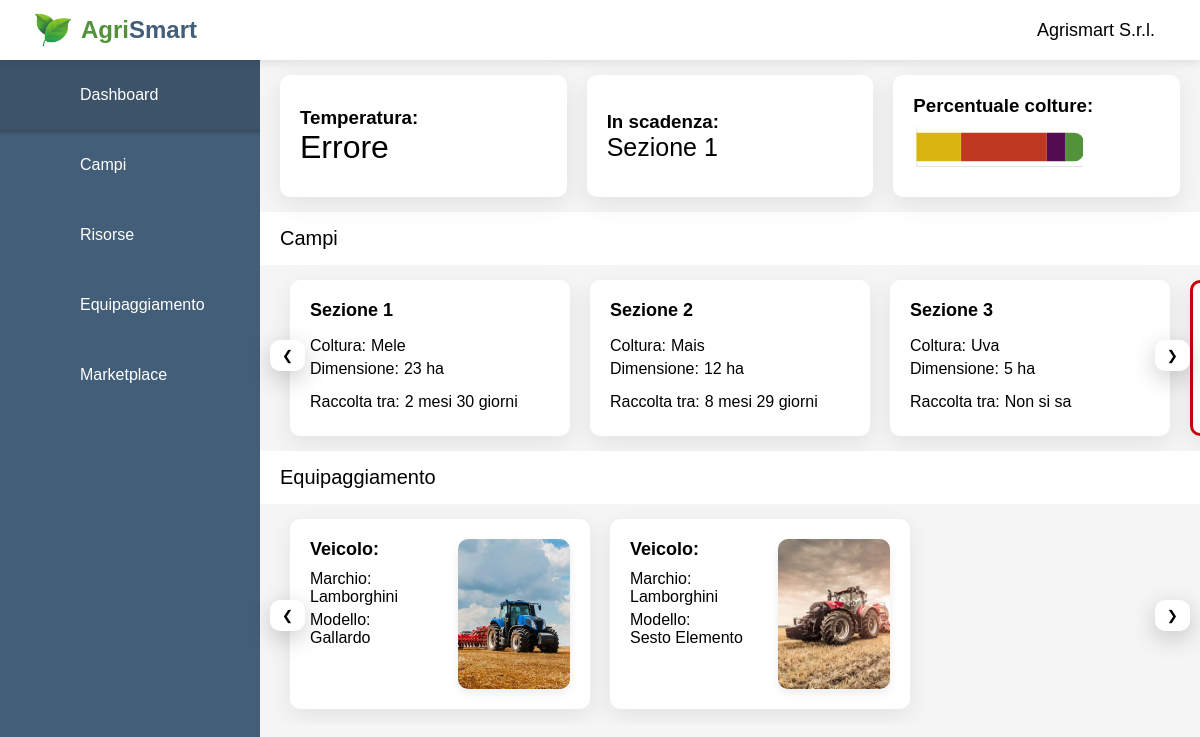
The app's page /agrismart/dashboard/dashboard.php (signed in) with its own data.
### tables this page shows
CREATE TABLE `campi` (
  `id_campo` int(11) NOT NULL,
  `nome_campo` varchar(255) NOT NULL,
  `coltura` varchar(255) NOT NULL,
  `dimensione` int(11) NOT NULL,
  `data_semina` date NOT NULL DEFAULT current_timestamp(),
  `data_raccolta` date DEFAULT NULL,
  `id_utente` int(11) NOT NULL
);

CREATE TABLE `veicoli` (
  `id_veicolo` int(11) NOT NULL,
  `marchio` varchar(100) NOT NULL,
  `modello` varchar(100) NOT NULL,
  `potenza` int(11) NOT NULL,
  `data_acquisto` date NOT NULL,
  `data_revisione` date NOT NULL,
  `percorso_img` varchar(255) NOT NULL,
  `id_utente` int(11) NOT NULL
);

### agrismart/dashboard/dashboard.php (the view, shortened to what this page needs)
<?php
    require_once "../main-page/scripts/database.php";
    $colture = [
        "Mais" => 0,
        "Pomodori" => 0,
        "Grano" => 0,
        "Mele" => 0,
        "Arance" => 0,
        "Patate" => 0,
        "Uva" => 0,
        "Pere" => 0,
        "Peperoni" => 0,
        "Piselli" => 0,
    ];
?>
<!DOCTYPE html>
<html lang="en">
<head>
    <link rel="stylesheet" href="https://atugatran.github.io/FontAwesome6Pro/css/all.min.css" >
    <link rel="stylesheet" href="styles/style_dashboard.css">
</head>
<body>
    <div class="container">
        <div class="topbar">
            <div class="topbar-logo">
                <a id="topbar-link-logo" href="dashboard.php">
                    <img src="/agrismart/img/leaf.png">
                    <h2 style="color: #52923a;">Agri</h2>
                    <h2 style="color: #435e78;">Smart</h2>
                </a>
            </div>
            <div class="topbar-session">
                <h3 id="topbar-farm-name"><?php echo $_SESSION['nomeAzienda']?></h3>
                <a href="scripts/logout.php"><button id="topbar-logout-btn"><i class='fa-regular fa-arrow-right-from-bracket'></i></button></a>
            </div>
        </div>
        <div class="sidebar">
            <div class="sidebar-button" id="sidebar-dashboard-button">
                <a href="dashboard.php">
                    <div>Dashboard</div>
                </a>
            </div>
            <div class="sidebar-button" id="sidebar-fields-button">
                <a href="fields.php">
                    <div>Campi</div>
                </a>
            </div>
            <div class="sidebar-button" id="sidebar-resources-button">
                <a href="resources.php">
                    <div>Risorse</div>
                </a>
            </div>
            <div class="sidebar-button" id="sidebar-equip-button">
                <a href="equip.php">
                    <div>Equipaggiamento</div>
                </a>
            </div>
            <div class="sidebar-button" id="sidebar-market-button">
                <a href="market.php">
                    <div>Marketplace</div>
                </a>
            </div>
        </div>
        <div class="main">
            <div class="upbar">
                <div class="cards upbar-cards">
                    <div class="card" id="temp-card">
                        <div class="card-content">
                            <h3 class="card-name">Temperatura:</h3>
                            <div class="number" id="temp-num">
                            </div>
                        </div>
                    </div>
                    <div class="card" id="exp-card">
                        <div class="card-content">
                            <h3 class="card-name">In scadenza:</h3>
                            <div class="exp-num" id="exp-num">
                                <?php
                                    $sql = "SELECT * FROM campi WHERE id_utente = ?";
                                    $stmt = mysqli_stmt_init($conn);
                                    $campo_prossimo = null;
                                    $total_ettari = 0;
                                    if (mysqli_stmt_prepare($stmt, $sql)) {
                                        mysqli_stmt_bind_param($stmt, "i", $_SESSION["idUtente"]);
                                        mysqli_stmt_execute($stmt);
                                        $result = mysqli_stmt_get_result($stmt);
                                        if ($result->num_rows > 0) {
                                            while ($row = $result->fetch_assoc()) {
                                                $coltura = $row["coltura"];
                                                $ettari = (float)$row["dimensione"];
                                                if (array_key_exists($coltura, $colture)) {
                                                    $colture[$coltura] += $ettari;
                                                    $total_ettari += $ettari;
                                                }
                                                $data_raccolta = new DateTime($row["data_raccolta"]);
                                                $data_corrente = new DateTime();
                                                if ($data_raccolta >= $data_corrente) {
                                                    if ($campo_prossimo === null || $data_raccolta < new DateTime($campo_prossimo["data_raccolta"])) {
                                                        $campo_prossimo = $row;
                                                    }
                                                }
                                            }
                                            if ($campo_prossimo) {
                                                echo $campo_prossimo["nome_campo"];
                                            } else {
                                                echo "Nessun campo";
                                            }
                                        } else {
                                            echo "Nessun campo";
                                        }
                                    }
                                ?>
                            </div>
                        </div>
                    </div>
                    <div class="card" id="colture-card">
                        <div class="card-content">
                            <h3 class="card-name">Percentuale colture:</h3>
                            <?php
                            $percentuali = [];
                            if ($total_ettari > 0) {
                                foreach ($colture as $nome_coltura => $totale_ettari) {
                                    $percentuali[$nome_coltura] = ($totale_ettari / $total_ettari) * 100;
                                }
                            }
                            ?>
                            <canvas id="myChart"></canvas>
                        </div>
                    </div>
                </div>
            </div>
            <div class="bar">
                <div class="fields-bar">
                    <div class="title">Campi</div>
                    <div class="slider">
                        <div class="cards fields-cards">
                        <?php
                        $sql = "SELECT * FROM campi WHERE id_utente = ?";
                        $stmt = mysqli_stmt_init($conn);
                        if (mysqli_stmt_prepare($stmt, $sql)) {
                            mysqli_stmt_bind_param($stmt, "i", $_SESSION["idUtente"]);
                            mysqli_stmt_execute($stmt);
                            $result = mysqli_stmt_get_result($stmt);
                            require_once "scripts/icons.php";
                            $numRow=0;
                            while ($row = mysqli_fetch_assoc($result)) {
                                $numRow++;
                                $iconClass = isset($icons[$row["coltura"]]) ? $icons[$row["coltura"]] : "fa fa-leaf";
                                $dataRaccolta = DateTime::createFromFormat('Y-m-d', $row["data_raccolta"]);
                                $scaduto = false;
                                if ($dataRaccolta) {
                                    $dataAttuale = new DateTime();
                                    $differenza = $dataAttuale->diff($dataRaccolta);
                                    if ($differenza->invert) {
                                        $scaduto = true;
                                    }
                                }
                                $scadutoClass = $scaduto ? 'scaduto' : '';
                                echo "<div class='card $scadutoClass'>" .
                                        "<div class='card-name'>".$row["nome_campo"] ."</div>" .
                                        "<i" . $iconClass ."></i>" .
                                        "<div class='card-content'>" .
                                            "<div class='card-label'><div class='card-title-label'>Coltura:</div>" . $row["coltura"] ."</div>" .
                                            "<div class='card-label'><div class='card-title-label'>Dimensione:</div>" . $row["dimensione"] . ' ha'. "</div>" .
                                            "<div class='card-label' style='margin-top:10px' ><div class='card-title-label'>Raccolta tra:</div>";
                                            if ($dataRaccolta) {
                                                if($scaduto){
                                                    echo "<div style='color:#db060a;font-weight:500;'>Scaduto</div>";
                                                }
                                                else{
                                                    $mesi = $differenza->m + ($differenza->y * 12);
                                                    $giorni = $differenza->d;
                                                    echo "<div>" . ($mesi > 0 ? " $mesi mesi" : "") . ($giorni > 0 ? " $giorni giorni" : "") . "</div>";
                                                }
                                            }
                                            else{
                                                echo "<div> Non si sa</div>";
                                            }
                                        echo "</div>" .
                                        "</div>" .
                                    "</div>";
                            }
                            if($numRow>0){
                                echo "<button class='prev'>&#10094;</button><button class='next'>&#10095;</button>";
                            }
                        }
                    ?>
                        </div>
                    </div>
                </div>
                <div class="equip-bar">
                    <div class="title">Equipaggiamento</div>
                    <div class="slider">
                    <div class="cards equip-cards">
                            <?php
                                $sql = "SELECT * FROM veicoli WHERE id_utente = ?";
                                $stmt = mysqli_stmt_init($conn);
                                if (mysqli_stmt_prepare($stmt, $sql)) {
                                    mysqli_stmt_bind_param($stmt, "i", $_SESSION["idUtente"]);
                                    mysqli_stmt_execute($stmt);
                                    $result = mysqli_stmt_get_result($stmt);
                                    $numRow=0;
                                    while ($row = mysqli_fetch_assoc($result)) {
                                    $numRow++;
                                    echo    "<div class='card'>
                                                <div class='card-first-part'>
                                                    <div class='card-content'>
                                                        <div class='card-text'>
                                                            <div class='card-title'>Veicolo:</div>
                                                            <div class='card-label'>Marchio:</div>
                                                            <div>" . $row['marchio'] ."</div>
                                                            <div class='card-label'>Modello:</div>
                                                            <div>" . $row['modello'] ."</div>
                                                        </div>
                                                        <img class='card-photo' src='" . $row['percorso_img'] ."' alt=''>
                                                    </div>
                                            </div></div>";
                                    }
                                    if($numRow>0){
                                        echo "<button class='prev'>&#10094;</button><button class='next'>&#10095;</button>";
                                    }
                                }
                            ?>
                        </div>
                    </div>
                </div>
            </div>
        </div>
    </div>
    <script>
    const ctx = document.getElementById('myChart').getContext('2d');
    const data = {
        labels: [''],
        datasets: [
            <?php
            $coltureColors = [
                "Mais" => "#D9B510",
                "Pomodori" => "#DF0D0D",
                "Grano" => "#ebc200",
                "Mele" => "#BE391F",
                "Arance" => "#DF8018",
                "Patate" => "#BEA21F",
                "Uva" => "#530C51",
                "Pere" => "#BEA21F",
                "Peperoni" => "#DF0D0D",
                "Piselli" => "#52923a"
            ];
            foreach ($percentuali as $coltura => $percentuale) {
                if ($percentuale > 0) {
                    $colore = isset($coltureColors[$coltura]) ? $coltureColors[$coltura] : sprintf('#%06X', mt_rand(0, 0xFFFFFF));
                    echo "{
                        label: '$coltura',
                        data: [$percentuale],
                        backgroundColor: '$colore',
                        borderRadius: 15
                    },";
                }
            }
            ?>
        ]
    };
    const myChart = new Chart(ctx, {
        type: 'bar',
        data: data,
        options: {
            indexAxis: 'y',
            plugins: {
                legend: {
                    display: false // Disattiva la legenda
                },
                tooltip: {
                callbacks: {
                    label: function(tooltipItem) {
                        // Ritorna il valore percentuale con il simbolo di percentuale
                        const percent = tooltipItem.raw.toFixed(1);
                        return ' ' +tooltipItem.dataset.label + ': ' + percent + '%';
                    }
                }
            }
            },
            scales: {
                x: {
                    stacked: true,
                    max: 100, // Totale ettari per normalizzare
                    ticks: {
                        display: false // Nasconde i valori dell'asse X
                    },
                    grid: {
                        display: false, // Disattiva la griglia sull'asse X
                        borderWidth: 0
                    }
                },
                y: {
                    stacked: true,
                    grid: {
                        display: false, // Disattiva la griglia sull'asse X
                        borderWidth: 0
                    }
                }
            },
            responsive: true,
            maintainAspectRatio: false
        }
    });
    </script>
</body>
</html>

### records on screen
campi: nome_campo "Sezione 1", coltura "Mele", dimensione "23", data_raccolta "2", data_raccolta "30"
campi: nome_campo "Sezione 2", coltura "Mais", dimensione "12", data_raccolta "8", data_raccolta "29"
campi: nome_campo "Sezione 3", coltura "Uva", dimensione "5", shows "Non si sa"
veicoli: marchio "Lamborghini", modello "Gallardo", percorso_img (picture)
veicoli: marchio "Lamborghini", modello "Sesto Elemento", percorso_img (picture)

### other values on screen
$_SESSION['nomeAzienda'] "Agrismart S.r.l."
